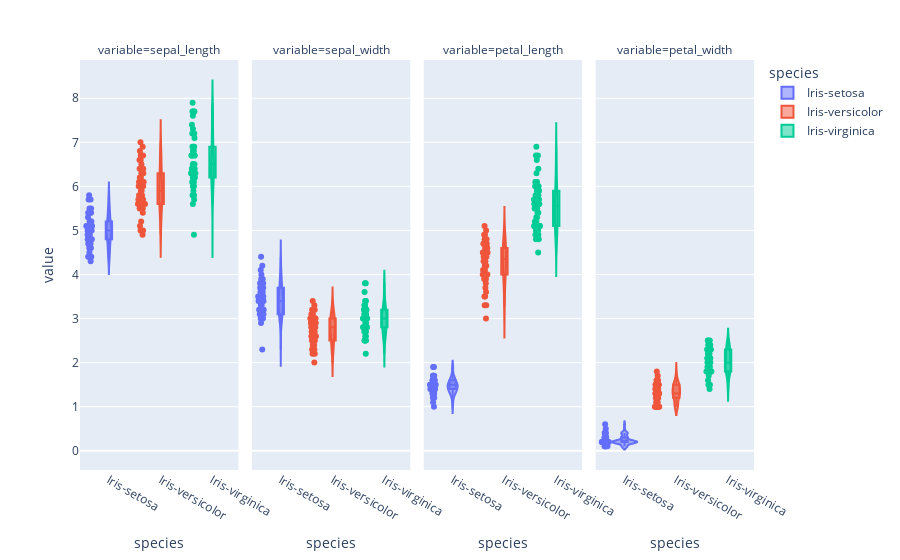

The code cell stored with this chart in its notebook:
### Code cell
fig = px.violin(
    iris.melt(id_vars="species", value_vars=["sepal_length", "sepal_width", "petal_length", "petal_width"]),
    x="species",
    y="value",
    color='species',
    facet_col='variable',
    box=True,
    points='all',
)

fig.show()

### Figure 1 — Plotly figure (JSON) as saved in the notebook; plotly's stock layout.template omitted (floating-point values rounded to 4 significant figures)
{"data": [{"alignmentgroup": "True", "box": {"visible": true}, "hovertemplate": "species=%{x}<br>variable=sepal_length<br>value=%{y}<extra></extra>", "legendgroup": "Iris-setosa", "marker": {"color": "#636efa"}, "name": "Iris-setosa", "offsetgroup": "Iris-setosa", "orientation": "v", "points": "all", "scalegroup": "True", "showlegend": true, "type": "violin", "x": ["Iris-setosa", "Iris-setosa", "Iris-setosa", "Iris-setosa", "Iris-setosa", "Iris-setosa", "Iris-setosa", "Iris-setosa", "Iris-setosa", "Iris-setosa", "Iris-setosa", "Iris-setosa", "Iris-setosa", "Iris-setosa", "Iris-setosa", "Iris-setosa", "Iris-setosa", "Iris-setosa", "Iris-setosa", "Iris-setosa", "Iris-setosa", "Iris-setosa", "Iris-setosa", "Iris-setosa", "Iris-setosa", "Iris-setosa", "Iris-setosa", "Iris-setosa", "Iris-setosa", "Iris-setosa", "Iris-setosa", "Iris-setosa", "Iris-setosa", "Iris-setosa", "Iris-setosa", "Iris-setosa", "Iris-setosa", "Iris-setosa", "Iris-setosa", "Iris-setosa", "Iris-setosa", "Iris-setosa", "Iris-setosa", "Iris-setosa", "Iris-setosa", "Iris-setosa", "Iris-setosa", "Iris-setosa", "Iris-setosa", "Iris-setosa"], "x0": " ", "xaxis": "x", "y": [5.1, 4.9, 4.7, 4.6, 5.0, 5.4, 4.6, 5.0, 4.4, 4.9, 5.4, 4.8, 4.8, 4.3, 5.8, 5.7, 5.4, 5.1, 5.7, 5.1, 5.4, 5.1, 4.6, 5.1, 4.8, 5.0, 5.0, 5.2, 5.2, 4.7, 4.8, 5.4, 5.2, 5.5, 4.9, 5.0, 5.5, 4.9, 4.4, 5.1, 5.0, 4.5, 4.4, 5.0, 5.1, 4.8, 5.1, 4.6, 5.3, 5.0], "y0": " ", "yaxis": "y"}, {"alignmentgroup": "True", "box": {"visible": true}, "hovertemplate": "species=%{x}<br>variable=sepal_width<br>value=%{y}<extra></extra>", "legendgroup": "Iris-setosa", "marker": {"color": "#636efa"}, "name": "Iris-setosa", "offsetgroup": "Iris-setosa", "orientation": "v", "points": "all", "scalegroup": "True", "showlegend": false, "type": "violin", "x": ["Iris-setosa", "Iris-setosa", "Iris-setosa", "Iris-setosa", "Iris-setosa", "Iris-setosa", "Iris-setosa", "Iris-setosa", "Iris-setosa", "Iris-setosa", "Iris-setosa", "Iris-setosa", "Iris-setosa", "Iris-setosa", "Iris-setosa", "Iris-setosa", "Iris-setosa", "Iris-setosa", "Iris-setosa", "Iris-setosa", "Iris-setosa", "Iris-setosa", "Iris-setosa", "Iris-setosa", "Iris-setosa", "Iris-setosa", "Iris-setosa", "Iris-setosa", "Iris-setosa", "Iris-setosa", "Iris-setosa", "Iris-setosa", "Iris-setosa", "Iris-setosa", "Iris-setosa", "Iris-setosa", "Iris-setosa", "Iris-setosa", "Iris-setosa", "Iris-setosa", "Iris-setosa", "Iris-setosa", "Iris-setosa", "Iris-setosa", "Iris-setosa", "Iris-setosa", "Iris-setosa", "Iris-setosa", "Iris-setosa", "Iris-setosa"], "x0": " ", "xaxis": "x2", "y": [3.5, 3.0, 3.2, 3.1, 3.6, 3.9, 3.4, 3.4, 2.9, 3.1, 3.7, 3.4, 3.0, 3.0, 4.0, 4.4, 3.9, 3.5, 3.8, 3.8, 3.4, 3.7, 3.6, 3.3, 3.4, 3.0, 3.4, 3.5, 3.4, 3.2, 3.1, 3.4, 4.1, 4.2, 3.1, 3.2, 3.5, 3.1, 3.0, 3.4, 3.5, 2.3, 3.2, 3.5, 3.8, 3.0, 3.8, 3.2, 3.7, 3.3], "y0": " ", "yaxis": "y2"}, {"alignmentgroup": "True", "box": {"visible": true}, "hovertemplate": "species=%{x}<br>variable=petal_length<br>value=%{y}<extra></extra>", "legendgroup": "Iris-setosa", "marker": {"color": "#636efa"}, "name": "Iris-setosa", "offsetgroup": "Iris-setosa", "orientation": "v", "points": "all", "scalegroup": "True", "showlegend": false, "type": "violin", "x": ["Iris-setosa", "Iris-setosa", "Iris-setosa", "Iris-setosa", "Iris-setosa", "Iris-setosa", "Iris-setosa", "Iris-setosa", "Iris-setosa", "Iris-setosa", "Iris-setosa", "Iris-setosa", "Iris-setosa", "Iris-setosa", "Iris-setosa", "Iris-setosa", "Iris-setosa", "Iris-setosa", "Iris-setosa", "Iris-setosa", "Iris-setosa", "Iris-setosa", "Iris-setosa", "Iris-setosa", "Iris-setosa", "Iris-setosa", "Iris-setosa", "Iris-setosa", "Iris-setosa", "Iris-setosa", "Iris-setosa", "Iris-setosa", "Iris-setosa", "Iris-setosa", "Iris-setosa", "Iris-setosa", "Iris-setosa", "Iris-setosa", "Iris-setosa", "Iris-setosa", "Iris-setosa", "Iris-setosa", "Iris-setosa", "Iris-setosa", "Iris-setosa", "Iris-setosa", "Iris-setosa", "Iris-setosa", "Iris-setosa", "Iris-setosa"], "x0": " ", "xaxis": "x3", "y": [1.4, 1.4, 1.3, 1.5, 1.4, 1.7, 1.4, 1.5, 1.4, 1.5, 1.5, 1.6, 1.4, 1.1, 1.2, 1.5, 1.3, 1.4, 1.7, 1.5, 1.7, 1.5, 1.0, 1.7, 1.9, 1.6, 1.6, 1.5, 1.4, 1.6, 1.6, 1.5, 1.5, 1.4, 1.5, 1.2, 1.3, 1.5, 1.3, 1.5, 1.3, 1.3, 1.3, 1.6, 1.9, 1.4, 1.6, 1.4, 1.5, 1.4], "y0": " ", "yaxis": "y3"}, {"alignmentgroup": "True", "box": {"visible": true}, "hovertemplate": "species=%{x}<br>variable=petal_width<br>value=%{y}<extra></extra>", "legendgroup": "Iris-setosa", "marker": {"color": "#636efa"}, "name": "Iris-setosa", "offsetgroup": "Iris-setosa", "orientation": "v", "points": "all", "scalegroup": "True", "showlegend": false, "type": "violin", "x": ["Iris-setosa", "Iris-setosa", "Iris-setosa", "Iris-setosa", "Iris-setosa", "Iris-setosa", "Iris-setosa", "Iris-setosa", "Iris-setosa", "Iris-setosa", "Iris-setosa", "Iris-setosa", "Iris-setosa", "Iris-setosa", "Iris-setosa", "Iris-setosa", "Iris-setosa", "Iris-setosa", "Iris-setosa", "Iris-setosa", "Iris-setosa", "Iris-setosa", "Iris-setosa", "Iris-setosa", "Iris-setosa", "Iris-setosa", "Iris-setosa", "Iris-setosa", "Iris-setosa", "Iris-setosa", "Iris-setosa", "Iris-setosa", "Iris-setosa", "Iris-setosa", "Iris-setosa", "Iris-setosa", "Iris-setosa", "Iris-setosa", "Iris-setosa", "Iris-setosa", "Iris-setosa", "Iris-setosa", "Iris-setosa", "Iris-setosa", "Iris-setosa", "Iris-setosa", "Iris-setosa", "Iris-setosa", "Iris-setosa", "Iris-setosa"], "x0": " ", "xaxis": "x4", "y": [0.2, 0.2, 0.2, 0.2, 0.2, 0.4, 0.3, 0.2, 0.2, 0.1, 0.2, 0.2, 0.1, 0.1, 0.2, 0.4, 0.4, 0.3, 0.3, 0.3, 0.2, 0.4, 0.2, 0.5, 0.2, 0.2, 0.4, 0.2, 0.2, 0.2, 0.2, 0.4, 0.1, 0.2, 0.1, 0.2, 0.2, 0.1, 0.2, 0.2, 0.3, 0.3, 0.2, 0.6, 0.4, 0.3, 0.2, 0.2, 0.2, 0.2], "y0": " ", "yaxis": "y4"}, {"alignmentgroup": "True", "box": {"visible": true}, "hovertemplate": "species=%{x}<br>variable=sepal_length<br>value=%{y}<extra></extra>", "legendgroup": "Iris-versicolor", "marker": {"color": "#EF553B"}, "name": "Iris-versicolor", "offsetgroup": "Iris-versicolor", "orientation": "v", "points": "all", "scalegroup": "True", "showlegend": true, "type": "violin", "x": ["Iris-versicolor", "Iris-versicolor", "Iris-versicolor", "Iris-versicolor", "Iris-versicolor", "Iris-versicolor", "Iris-versicolor", "Iris-versicolor", "Iris-versicolor", "Iris-versicolor", "Iris-versicolor", "Iris-versicolor", "Iris-versicolor", "Iris-versicolor", "Iris-versicolor", "Iris-versicolor", "Iris-versicolor", "Iris-versicolor", "Iris-versicolor", "Iris-versicolor", "Iris-versicolor", "Iris-versicolor", "Iris-versicolor", "Iris-versicolor", "Iris-versicolor", "Iris-versicolor", "Iris-versicolor", "Iris-versicolor", "Iris-versicolor", "Iris-versicolor", "Iris-versicolor", "Iris-versicolor", "Iris-versicolor", "Iris-versicolor", "Iris-versicolor", "Iris-versicolor", "Iris-versicolor", "Iris-versicolor", "Iris-versicolor", "Iris-versicolor", "Iris-versicolor", "Iris-versicolor", "Iris-versicolor", "Iris-versicolor", "Iris-versicolor", "Iris-versicolor", "Iris-versicolor", "Iris-versicolor", "Iris-versicolor", "Iris-versicolor"], "x0": " ", "xaxis": "x", "y": [7.0, 6.4, 6.9, 5.5, 6.5, 5.7, 6.3, 4.9, 6.6, 5.2, 5.0, 5.9, 6.0, 6.1, 5.6, 6.7, 5.6, 5.8, 6.2, 5.6, 5.9, 6.1, 6.3, 6.1, 6.4, 6.6, 6.8, 6.7, 6.0, 5.7, 5.5, 5.5, 5.8, 6.0, 5.4, 6.0, 6.7, 6.3, 5.6, 5.5, 5.5, 6.1, 5.8, 5.0, 5.6, 5.7, 5.7, 6.2, 5.1, 5.7], "y0": " ", "yaxis": "y"}, {"alignmentgroup": "True", "box": {"visible": true}, "hovertemplate": "species=%{x}<br>variable=sepal_width<br>value=%{y}<extra></extra>", "legendgroup": "Iris-versicolor", "marker": {"color": "#EF553B"}, "name": "Iris-versicolor", "offsetgroup": "Iris-versicolor", "orientation": "v", "points": "all", "scalegroup": "True", "showlegend": false, "type": "violin", "x": ["Iris-versicolor", "Iris-versicolor", "Iris-versicolor", "Iris-versicolor", "Iris-versicolor", "Iris-versicolor", "Iris-versicolor", "Iris-versicolor", "Iris-versicolor", "Iris-versicolor", "Iris-versicolor", "Iris-versicolor", "Iris-versicolor", "Iris-versicolor", "Iris-versicolor", "Iris-versicolor", "Iris-versicolor", "Iris-versicolor", "Iris-versicolor", "Iris-versicolor", "Iris-versicolor", "Iris-versicolor", "Iris-versicolor", "Iris-versicolor", "Iris-versicolor", "Iris-versicolor", "Iris-versicolor", "Iris-versicolor", "Iris-versicolor", "Iris-versicolor", "Iris-versicolor", "Iris-versicolor", "Iris-versicolor", "Iris-versicolor", "Iris-versicolor", "Iris-versicolor", "Iris-versicolor", "Iris-versicolor", "Iris-versicolor", "Iris-versicolor", "Iris-versicolor", "Iris-versicolor", "Iris-versicolor", "Iris-versicolor", "Iris-versicolor", "Iris-versicolor", "Iris-versicolor", "Iris-versicolor", "Iris-versicolor", "Iris-versicolor"], "x0": " ", "xaxis": "x2", "y": [3.2, 3.2, 3.1, 2.3, 2.8, 2.8, 3.3, 2.4, 2.9, 2.7, 2.0, 3.0, 2.2, 2.9, 2.9, 3.1, 3.0, 2.7, 2.2, 2.5, 3.2, 2.8, 2.5, 2.8, 2.9, 3.0, 2.8, 3.0, 2.9, 2.6, 2.4, 2.4, 2.7, 2.7, 3.0, 3.4, 3.1, 2.3, 3.0, 2.5, 2.6, 3.0, 2.6, 2.3, 2.7, 3.0, 2.9, 2.9, 2.5, 2.8], "y0": " ", "yaxis": "y2"}, {"alignmentgroup": "True", "box": {"visible": true}, "hovertemplate": "species=%{x}<br>variable=petal_length<br>value=%{y}<extra></extra>", "legendgroup": "Iris-versicolor", "marker": {"color": "#EF553B"}, "name": "Iris-versicolor", "offsetgroup": "Iris-versicolor", "orientation": "v", "points": "all", "scalegroup": "True", "showlegend": false, "type": "violin", "x": ["Iris-versicolor", "Iris-versicolor", "Iris-versicolor", "Iris-versicolor", "Iris-versicolor", "Iris-versicolor", "Iris-versicolor", "Iris-versicolor", "Iris-versicolor", "Iris-versicolor", "Iris-versicolor", "Iris-versicolor", "Iris-versicolor", "Iris-versicolor", "Iris-versicolor", "Iris-versicolor", "Iris-versicolor", "Iris-versicolor", "Iris-versicolor", "Iris-versicolor", "Iris-versicolor", "Iris-versicolor", "Iris-versicolor", "Iris-versicolor", "Iris-versicolor", "Iris-versicolor", "Iris-versicolor", "Iris-versicolor", "Iris-versicolor", "Iris-versicolor", "Iris-versicolor", "Iris-versicolor", "Iris-versicolor", "Iris-versicolor", "Iris-versicolor", "Iris-versicolor", "Iris-versicolor", "Iris-versicolor", "Iris-versicolor", "Iris-versicolor", "Iris-versicolor", "Iris-versicolor", "Iris-versicolor", "Iris-versicolor", "Iris-versicolor", "Iris-versicolor", "Iris-versicolor", "Iris-versicolor", "Iris-versicolor", "Iris-versicolor"], "x0": " ", "xaxis": "x3", "y": [4.7, 4.5, 4.9, 4.0, 4.6, 4.5, 4.7, 3.3, 4.6, 3.9, 3.5, 4.2, 4.0, 4.7, 3.6, 4.4, 4.5, 4.1, 4.5, 3.9, 4.8, 4.0, 4.9, 4.7, 4.3, 4.4, 4.8, 5.0, 4.5, 3.5, 3.8, 3.7, 3.9, 5.1, 4.5, 4.5, 4.7, 4.4, 4.1, 4.0, 4.4, 4.6, 4.0, 3.3, 4.2, 4.2, 4.2, 4.3, 3.0, 4.1], "y0": " ", "yaxis": "y3"}, {"alignmentgroup": "True", "box": {"visible": true}, "hovertemplate": "species=%{x}<br>variable=petal_width<br>value=%{y}<extra></extra>", "legendgroup": "Iris-versicolor", "marker": {"color": "#EF553B"}, "name": "Iris-versicolor", "offsetgroup": "Iris-versicolor", "orientation": "v", "points": "all", "scalegroup": "True", "showlegend": false, "type": "violin", "x": ["Iris-versicolor", "Iris-versicolor", "Iris-versicolor", "Iris-versicolor", "Iris-versicolor", "Iris-versicolor", "Iris-versicolor", "Iris-versicolor", "Iris-versicolor", "Iris-versicolor", "Iris-versicolor", "Iris-versicolor", "Iris-versicolor", "Iris-versicolor", "Iris-versicolor", "Iris-versicolor", "Iris-versicolor", "Iris-versicolor", "Iris-versicolor", "Iris-versicolor", "Iris-versicolor", "Iris-versicolor", "Iris-versicolor", "Iris-versicolor", "Iris-versicolor", "Iris-versicolor", "Iris-versicolor", "Iris-versicolor", "Iris-versicolor", "Iris-versicolor", "Iris-versicolor", "Iris-versicolor", "Iris-versicolor", "Iris-versicolor", "Iris-versicolor", "Iris-versicolor", "Iris-versicolor", "Iris-versicolor", "Iris-versicolor", "Iris-versicolor", "Iris-versicolor", "Iris-versicolor", "Iris-versicolor", "Iris-versicolor", "Iris-versicolor", "Iris-versicolor", "Iris-versicolor", "Iris-versicolor", "Iris-versicolor", "Iris-versicolor"], "x0": " ", "xaxis": "x4", "y": [1.4, 1.5, 1.5, 1.3, 1.5, 1.3, 1.6, 1.0, 1.3, 1.4, 1.0, 1.5, 1.0, 1.4, 1.3, 1.4, 1.5, 1.0, 1.5, 1.1, 1.8, 1.3, 1.5, 1.2, 1.3, 1.4, 1.4, 1.7, 1.5, 1.0, 1.1, 1.0, 1.2, 1.6, 1.5, 1.6, 1.5, 1.3, 1.3, 1.3, 1.2, 1.4, 1.2, 1.0, 1.3, 1.2, 1.3, 1.3, 1.1, 1.3], "y0": " ", "yaxis": "y4"}, {"alignmentgroup": "True", "box": {"visible": true}, "hovertemplate": "species=%{x}<br>variable=sepal_length<br>value=%{y}<extra></extra>", "legendgroup": "Iris-virginica", "marker": {"color": "#00cc96"}, "name": "Iris-virginica", "offsetgroup": "Iris-virginica", "orientation": "v", "points": "all", "scalegroup": "True", "showlegend": true, "type": "violin", "x": ["Iris-virginica", "Iris-virginica", "Iris-virginica", "Iris-virginica", "Iris-virginica", "Iris-virginica", "Iris-virginica", "Iris-virginica", "Iris-virginica", "Iris-virginica", "Iris-virginica", "Iris-virginica", "Iris-virginica", "Iris-virginica", "Iris-virginica", "Iris-virginica", "Iris-virginica", "Iris-virginica", "Iris-virginica", "Iris-virginica", "Iris-virginica", "Iris-virginica", "Iris-virginica", "Iris-virginica", "Iris-virginica", "Iris-virginica", "Iris-virginica", "Iris-virginica", "Iris-virginica", "Iris-virginica", "Iris-virginica", "Iris-virginica", "Iris-virginica", "Iris-virginica", "Iris-virginica", "Iris-virginica", "Iris-virginica", "Iris-virginica", "Iris-virginica", "Iris-virginica", "Iris-virginica", "Iris-virginica", "Iris-virginica", "Iris-virginica", "Iris-virginica", "Iris-virginica", "Iris-virginica", "Iris-virginica", "Iris-virginica", "Iris-virginica"], "x0": " ", "xaxis": "x", "y": [6.3, 5.8, 7.1, 6.3, 6.5, 7.6, 4.9, 7.3, 6.7, 7.2, 6.5, 6.4, 6.8, 5.7, 5.8, 6.4, 6.5, 7.7, 7.7, 6.0, 6.9, 5.6, 7.7, 6.3, 6.7, 7.2, 6.2, 6.1, 6.4, 7.2, 7.4, 7.9, 6.4, 6.3, 6.1, 7.7, 6.3, 6.4, 6.0, 6.9, 6.7, 6.9, 5.8, 6.8, 6.7, 6.7, 6.3, 6.5, 6.2, 5.9], "y0": " ", "yaxis": "y"}, {"alignmentgroup": "True", "box": {"visible": true}, "hovertemplate": "species=%{x}<br>variable=sepal_width<br>value=%{y}<extra></extra>", "legendgroup": "Iris-virginica", "marker": {"color": "#00cc96"}, "name": "Iris-virginica", "offsetgroup": "Iris-virginica", "orientation": "v", "points": "all", "scalegroup": "True", "showlegend": false, "type": "violin", "x": ["Iris-virginica", "Iris-virginica", "Iris-virginica", "Iris-virginica", "Iris-virginica", "Iris-virginica", "Iris-virginica", "Iris-virginica", "Iris-virginica", "Iris-virginica", "Iris-virginica", "Iris-virginica", "Iris-virginica", "Iris-virginica", "Iris-virginica", "Iris-virginica", "Iris-virginica", "Iris-virginica", "Iris-virginica", "Iris-virginica", "Iris-virginica", "Iris-virginica", "Iris-virginica", "Iris-virginica", "Iris-virginica", "Iris-virginica", "Iris-virginica", "Iris-virginica", "Iris-virginica", "Iris-virginica", "Iris-virginica", "Iris-virginica", "Iris-virginica", "Iris-virginica", "Iris-virginica", "Iris-virginica", "Iris-virginica", "Iris-virginica", "Iris-virginica", "Iris-virginica", "Iris-virginica", "Iris-virginica", "Iris-virginica", "Iris-virginica", "Iris-virginica", "Iris-virginica", "Iris-virginica", "Iris-virginica", "Iris-virginica", "Iris-virginica"], "x0": " ", "xaxis": "x2", "y": [3.3, 2.7, 3.0, 2.9, 3.0, 3.0, 2.5, 2.9, 2.5, 3.6, 3.2, 2.7, 3.0, 2.5, 2.8, 3.2, 3.0, 3.8, 2.6, 2.2, 3.2, 2.8, 2.8, 2.7, 3.3, 3.2, 2.8, 3.0, 2.8, 3.0, 2.8, 3.8, 2.8, 2.8, 2.6, 3.0, 3.4, 3.1, 3.0, 3.1, 3.1, 3.1, 2.7, 3.2, 3.3, 3.0, 2.5, 3.0, 3.4, 3.0], "y0": " ", "yaxis": "y2"}, {"alignmentgroup": "True", "box": {"visible": true}, "hovertemplate": "species=%{x}<br>variable=petal_length<br>value=%{y}<extra></extra>", "legendgroup": "Iris-virginica", "marker": {"color": "#00cc96"}, "name": "Iris-virginica", "offsetgroup": "Iris-virginica", "orientation": "v", "points": "all", "scalegroup": "True", "showlegend": false, "type": "violin", "x": ["Iris-virginica", "Iris-virginica", "Iris-virginica", "Iris-virginica", "Iris-virginica", "Iris-virginica", "Iris-virginica", "Iris-virginica", "Iris-virginica", "Iris-virginica", "Iris-virginica", "Iris-virginica", "Iris-virginica", "Iris-virginica", "Iris-virginica", "Iris-virginica", "Iris-virginica", "Iris-virginica", "Iris-virginica", "Iris-virginica", "Iris-virginica", "Iris-virginica", "Iris-virginica", "Iris-virginica", "Iris-virginica", "Iris-virginica", "Iris-virginica", "Iris-virginica", "Iris-virginica", "Iris-virginica", "Iris-virginica", "Iris-virginica", "Iris-virginica", "Iris-virginica", "Iris-virginica", "Iris-virginica", "Iris-virginica", "Iris-virginica", "Iris-virginica", "Iris-virginica", "Iris-virginica", "Iris-virginica", "Iris-virginica", "Iris-virginica", "Iris-virginica", "Iris-virginica", "Iris-virginica", "Iris-virginica", "Iris-virginica", "Iris-virginica"], "x0": " ", "xaxis": "x3", "y": [6.0, 5.1, 5.9, 5.6, 5.8, 6.6, 4.5, 6.3, 5.8, 6.1, 5.1, 5.3, 5.5, 5.0, 5.1, 5.3, 5.5, 6.7, 6.9, 5.0, 5.7, 4.9, 6.7, 4.9, 5.7, 6.0, 4.8, 4.9, 5.6, 5.8, 6.1, 6.4, 5.6, 5.1, 5.6, 6.1, 5.6, 5.5, 4.8, 5.4, 5.6, 5.1, 5.1, 5.9, 5.7, 5.2, 5.0, 5.2, 5.4, 5.1], "y0": " ", "yaxis": "y3"}, {"alignmentgroup": "True", "box": {"visible": true}, "hovertemplate": "species=%{x}<br>variable=petal_width<br>value=%{y}<extra></extra>", "legendgroup": "Iris-virginica", "marker": {"color": "#00cc96"}, "name": "Iris-virginica", "offsetgroup": "Iris-virginica", "orientation": "v", "points": "all", "scalegroup": "True", "showlegend": false, "type": "violin", "x": ["Iris-virginica", "Iris-virginica", "Iris-virginica", "Iris-virginica", "Iris-virginica", "Iris-virginica", "Iris-virginica", "Iris-virginica", "Iris-virginica", "Iris-virginica", "Iris-virginica", "Iris-virginica", "Iris-virginica", "Iris-virginica", "Iris-virginica", "Iris-virginica", "Iris-virginica", "Iris-virginica", "Iris-virginica", "Iris-virginica", "Iris-virginica", "Iris-virginica", "Iris-virginica", "Iris-virginica", "Iris-virginica", "Iris-virginica", "Iris-virginica", "Iris-virginica", "Iris-virginica", "Iris-virginica", "Iris-virginica", "Iris-virginica", "Iris-virginica", "Iris-virginica", "Iris-virginica", "Iris-virginica", "Iris-virginica", "Iris-virginica", "Iris-virginica", "Iris-virginica", "Iris-virginica", "Iris-virginica", "Iris-virginica", "Iris-virginica", "Iris-virginica", "Iris-virginica", "Iris-virginica", "Iris-virginica", "Iris-virginica", "Iris-virginica"], "x0": " ", "xaxis": "x4", "y": [2.5, 1.9, 2.1, 1.8, 2.2, 2.1, 1.7, 1.8, 1.8, 2.5, 2.0, 1.9, 2.1, 2.0, 2.4, 2.3, 1.8, 2.2, 2.3, 1.5, 2.3, 2.0, 2.0, 1.8, 2.1, 1.8, 1.8, 1.8, 2.1, 1.6, 1.9, 2.0, 2.2, 1.5, 1.4, 2.3, 2.4, 1.8, 1.8, 2.1, 2.4, 2.3, 1.9, 2.3, 2.5, 2.3, 1.9, 2.0, 2.3, 1.8], "y0": " ", "yaxis": "y4"}], "layout": {"annotations": [{"font": {}, "showarrow": false, "text": "variable=sepal_length", "x": 0.1175, "xanchor": "center", "xref": "paper", "y": 1, "yanchor": "bottom", "yref": "paper"}, {"font": {}, "showarrow": false, "text": "variable=sepal_width", "x": 0.3725, "xanchor": "center", "xref": "paper", "y": 1, "yanchor": "bottom", "yref": "paper"}, {"font": {}, "showarrow": false, "text": "variable=petal_length", "x": 0.6275, "xanchor": "center", "xref": "paper", "y": 1, "yanchor": "bottom", "yref": "paper"}, {"font": {}, "showarrow": false, "text": "variable=petal_width", "x": 0.8825, "xanchor": "center", "xref": "paper", "y": 1, "yanchor": "bottom", "yref": "paper"}], "legend": {"title": {"text": "species"}, "tracegroupgap": 0}, "margin": {"t": 60}, "violinmode": "overlay", "xaxis": {"anchor": "y", "categoryarray": ["Iris-setosa", "Iris-versicolor", "Iris-virginica"], "categoryorder": "array", "domain": [0, 0.235], "title": {"text": "species"}}, "xaxis2": {"anchor": "y2", "categoryarray": ["Iris-setosa", "Iris-versicolor", "Iris-virginica"], "categoryorder": "array", "domain": [0.255, 0.49], "matches": "x", "title": {"text": "species"}}, "xaxis3": {"anchor": "y3", "categoryarray": ["Iris-setosa", "Iris-versicolor", "Iris-virginica"], "categoryorder": "array", "domain": [0.51, 0.745], "matches": "x", "title": {"text": "species"}}, "xaxis4": {"anchor": "y4", "categoryarray": ["Iris-setosa", "Iris-versicolor", "Iris-virginica"], "categoryorder": "array", "domain": [0.765, 1.0], "matches": "x", "title": {"text": "species"}}, "yaxis": {"anchor": "x", "domain": [0, 1], "title": {"text": "value"}}, "yaxis2": {"anchor": "x2", "domain": [0, 1], "matches": "y", "showticklabels": false}, "yaxis3": {"anchor": "x3", "domain": [0, 1], "matches": "y", "showticklabels": false}, "yaxis4": {"anchor": "x4", "domain": [0, 1], "matches": "y", "showticklabels": false}}}
